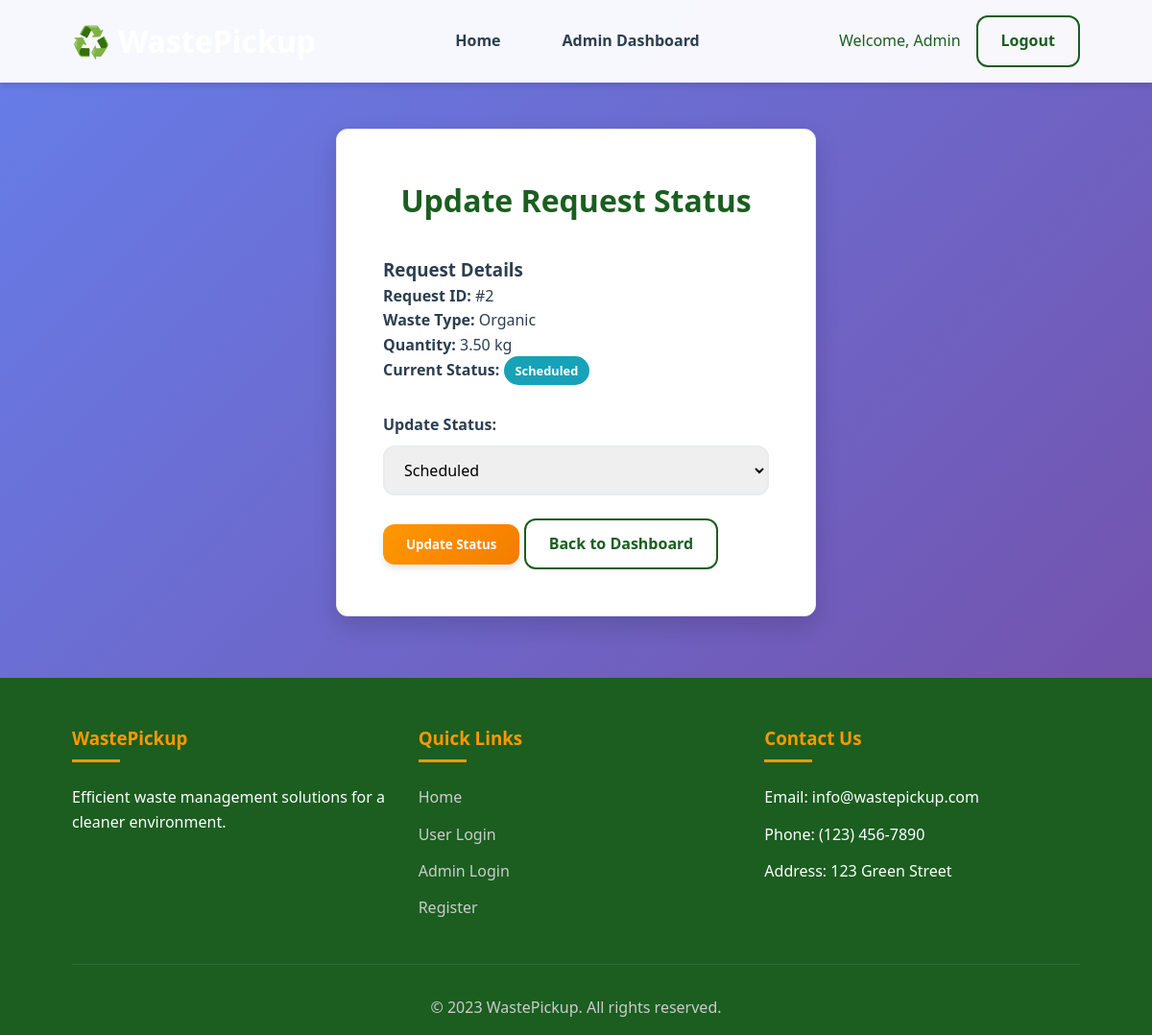
The app's page /update_status.php?id=2 (signed in) with its own data.
### tables this page shows
CREATE TABLE IF NOT EXISTS pickup_requests (
    id INT AUTO_INCREMENT PRIMARY KEY,
    user_id INT NOT NULL,
    waste_type VARCHAR(50) NOT NULL,
    quantity DECIMAL(10,2) NOT NULL,
    description TEXT NOT NULL,
    pickup_date DATE NOT NULL,
    pickup_time TIME NOT NULL,
    status VARCHAR(20) DEFAULT 'pending',
    created_at TIMESTAMP DEFAULT CURRENT_TIMESTAMP,
    FOREIGN KEY (user_id) REFERENCES users(id) ON DELETE CASCADE
);

### update_status.php (the view, shortened to what this page needs)
<?php
include('db.php');
$request_id = $_GET['id'];
$sql = "SELECT * FROM pickup_requests WHERE id='$request_id'";
$result = mysqli_query($conn, $sql);
$request = mysqli_fetch_assoc($result);
?>
<!DOCTYPE html>
<html>
<head>
    <link rel="stylesheet" href="style.css">
</head>
<body>
    <?php include('header.php'); ?>
    <div class="form-container">
        <h2>Update Request Status</h2>
        <div style="margin-bottom: 2rem;">
            <h3>Request Details</h3>
            <p><strong>Request ID:</strong> #<?php echo $request['id']; ?></p>
            <p><strong>Waste Type:</strong> <?php echo ucfirst($request['waste_type']); ?></p>
            <p><strong>Quantity:</strong> <?php echo $request['quantity']; ?> kg</p>
            <p><strong>Current Status:</strong> <span class="status-<?php echo $request['status']; ?>"><?php echo ucfirst($request['status']); ?></span></p>
        </div>
        <form method="POST" action="">
            <div class="form-group">
                <label>Update Status:</label>
                <select name="status" required>
                    <option value="scheduled" <?php echo $request['status'] == 'scheduled' ? 'selected' : ''; ?>>Scheduled</option>
                </select>
            </div>
            <button type="submit" class="btn btn-primary">Update Status</button>
            <a href="dashboard.php" class="btn btn-secondary">Back to Dashboard</a>
        </form>
    </div>
    <?php include('footer.php'); ?>
</body>
</html>

### style.css (style rules this page uses)
:root { --primary: #2e7d32; --primary-light: #4caf50; --primary-dark: #1b5e20; --secondary: #ff9800; --secondary-dark: #f57c00; --accent: #ff5722; --white: #ffffff; --light-gray: #f8f9fa; --medium-gray: #e9ecef; --dark-gray: #343a40; --text-dark: #2c3e50; --text-light: #6c757d; --success: #28a745; --warning: #ffc107; --info: #17a2b8; --error: #dc3545; --shadow: 0 4px 6px rgba(0, 0, 0, 0.1); --shadow-lg: 0 10px 25px rgba(0, 0, 0, 0.15); --radius: 12px; --transition: all 0.3s ease; }
* { margin: 0; padding: 0; box-sizing: border-box; font-family: 'Segoe UI', Tahoma, Geneva, Verdana, sans-serif; }
body { background: linear-gradient(135deg, #667eea 0%, #764ba2 100%); color: var(--text-dark); line-height: 1.6; min-height: 100vh; }
.btn { padding: 12px 24px; border-radius: var(--radius); text-decoration: none; font-weight: 600; display: inline-flex; align-items: center; gap: 8px; border: none; cursor: pointer; transition: var(--transition); text-align: center; justify-content: center; }
.btn-primary { background: linear-gradient(135deg, var(--secondary), var(--secondary-dark)); color: white; box-shadow: var(--shadow); }
.btn-secondary { background: transparent; color: var(--primary-dark); border: 2px solid var(--primary-dark); }
.form-container { max-width: 500px; margin: 3rem auto; padding: 3rem; background: var(--white); border-radius: var(--radius); box-shadow: var(--shadow-lg); border: 1px solid var(--medium-gray); }
.form-container h2 { text-align: center; margin-bottom: 2rem; color: var(--primary-dark); font-size: 2rem; }
.form-group { margin-bottom: 1.5rem; }
.form-group label { display: block; margin-bottom: 0.5rem; font-weight: 600; color: var(--text-dark); }
.form-group input, .form-group select, .form-group textarea { width: 100%; padding: 12px 16px; border: 2px solid var(--medium-gray); border-radius: var(--radius); font-size: 1rem; transition: var(--transition); }
.status-scheduled { background: var(--info); color: white; padding: 6px 12px; border-radius: 20px; font-weight: 600; font-size: 0.8rem; }

### records on screen
pickup_requests: id "2", waste_type "Organic", quantity "3.50", status "Scheduled"
